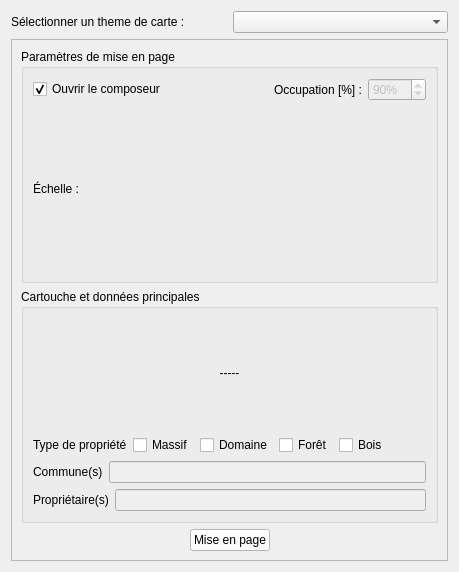
<?xml version="1.0" encoding="UTF-8"?>
<ui version="4.0">
 <class>none</class>
 <widget class="QWidget" name="none">
  <property name="geometry">
   <rect>
    <x>0</x>
    <y>0</y>
    <width>459</width>
    <height>572</height>
   </rect>
  </property>
  <property name="windowTitle">
   <string>Création de projet</string>
  </property>
  <layout class="QVBoxLayout" name="rootLayout">
   <item>
    <layout class="QHBoxLayout" name="projectLayout">
     <item>
      <widget class="QLabel" name="label_project">
       <property name="text">
        <string>Sélectionner un theme de carte :</string>
       </property>
      </widget>
     </item>
     <item>
      <widget class="QComboBox" name="comboBox_projects"/>
     </item>
    </layout>
   </item>
   <item>
    <layout class="QVBoxLayout" name="verticalLayout">
     <item>
      <widget class="QScrollArea" name="scrollArea">
       <property name="widgetResizable">
        <bool>true</bool>
       </property>
       <widget class="QWidget" name="scrollAreaWidgetContents">
        <property name="geometry">
         <rect>
          <x>0</x>
          <y>0</y>
          <width>435</width>
          <height>494</height>
         </rect>
        </property>
        <layout class="QVBoxLayout" name="scrollMainLayout">
         <item>
          <layout class="QVBoxLayout" name="verticalLayout_2">
           <item>
            <widget class="QGroupBox" name="groupBox">
             <property name="title">
              <string>Paramètres de mise en page</string>
             </property>
             <layout class="QVBoxLayout">
              <item>
               <layout class="QHBoxLayout" name="optionsLayout_2">
                <item>
                 <widget class="QCheckBox" name="cb_composeur">
                  <property name="text">
                   <string>Ouvrir le composeur</string>
                  </property>
                  <property name="checked">
                   <bool>true</bool>
                  </property>
                 </widget>
                </item>
                <item>
                 <spacer name="optionsSpacer_2">
                  <property name="orientation">
                   <enum>Qt::Horizontal</enum>
                  </property>
                  <property name="sizeHint" stdset="0">
                   <size>
                    <width>0</width>
                    <height>0</height>
                   </size>
                  </property>
                 </spacer>
                </item>
                <item>
                 <widget class="QLabel" name="label_occup">
                  <property name="toolTip">
                   <string>Occupation des entitées sur la mise en page</string>
                  </property>
                  <property name="text">
                   <string>Occupation [%] :</string>
                  </property>
                 </widget>
                </item>
                <item>
                 <widget class="QgsDoubleSpinBox" name="dsb_occup">
                  <property name="enabled">
                   <bool>false</bool>
                  </property>
                  <property name="toolTip">
                   <string>Occupation des entitées sur la mise en page</string>
                  </property>
                  <property name="suffix">
                   <string>%</string>
                  </property>
                  <property name="decimals">
                   <number>0</number>
                  </property>
                  <property name="singleStep">
                   <double>5.000000000000000</double>
                  </property>
                  <property name="value">
                   <double>90.000000000000000</double>
                  </property>
                 </widget>
                </item>
               </layout>
              </item>
              <item>
               <layout class="QHBoxLayout" name="scaleLayout">
                <item>
                 <widget class="QLabel" name="scale">
                  <property name="text">
                   <string>Échelle :</string>
                  </property>
                 </widget>
                </item>
                <item>
                 <widget class="QLabel" name="scaleBox">
                  <property name="text">
                   <string/>
                  </property>
                 </widget>
                </item>
                <item>
                 <spacer name="horizontalSpacer">
                  <property name="orientation">
                   <enum>Qt::Horizontal</enum>
                  </property>
                  <property name="sizeHint" stdset="0">
                   <size>
                    <width>0</width>
                    <height>0</height>
                   </size>
                  </property>
                 </spacer>
                </item>
               </layout>
              </item>
             </layout>
            </widget>
           </item>
          </layout>
         </item>
         <item>
          <layout class="QVBoxLayout" name="verticalLayout_4">
           <item>
            <widget class="QGroupBox" name="groupBox_3">
             <property name="title">
              <string>Cartouche et données principales</string>
             </property>
             <layout class="QVBoxLayout" name="cartoucheLayout_2">
              <item>
               <layout class="QHBoxLayout" name="horizontalLayout">
                <item>
                 <widget class="QLabel" name="forest_name">
                  <property name="text">
                   <string>&lt;html&gt;&lt;head/&gt;&lt;body&gt;&lt;p align=&quot;center&quot;&gt;-----&lt;/p&gt;&lt;/body&gt;&lt;/html&gt;</string>
                  </property>
                 </widget>
                </item>
               </layout>
              </item>
              <item>
               <layout class="QHBoxLayout" name="typeLayout_2">
                <item>
                 <widget class="QLabel" name="label_6">
                  <property name="text">
                   <string>Type de propriété</string>
                  </property>
                 </widget>
                </item>
                <item>
                 <widget class="QCheckBox" name="checkBox_massif">
                  <property name="text">
                   <string>Massif</string>
                  </property>
                 </widget>
                </item>
                <item>
                 <widget class="QCheckBox" name="checkBox_domaine">
                  <property name="text">
                   <string>Domaine</string>
                  </property>
                 </widget>
                </item>
                <item>
                 <widget class="QCheckBox" name="checkBox_foret">
                  <property name="text">
                   <string>Forêt</string>
                  </property>
                 </widget>
                </item>
                <item>
                 <widget class="QCheckBox" name="checkBox_bois">
                  <property name="text">
                   <string>Bois</string>
                  </property>
                 </widget>
                </item>
                <item>
                 <spacer name="horizontalSpacer_4">
                  <property name="orientation">
                   <enum>Qt::Horizontal</enum>
                  </property>
                  <property name="sizeHint" stdset="0">
                   <size>
                    <width>0</width>
                    <height>0</height>
                   </size>
                  </property>
                 </spacer>
                </item>
               </layout>
              </item>
              <item>
               <layout class="QHBoxLayout" name="communeLayout_2">
                <item>
                 <widget class="QLabel" name="label_7">
                  <property name="text">
                   <string>Commune(s)</string>
                  </property>
                 </widget>
                </item>
                <item>
                 <widget class="QLineEdit" name="lineEdit_city">
                  <property name="enabled">
                   <bool>false</bool>
                  </property>
                 </widget>
                </item>
               </layout>
              </item>
              <item>
               <layout class="QHBoxLayout" name="ownerLayout_2">
                <item>
                 <widget class="QLabel" name="label_8">
                  <property name="text">
                   <string>Propriétaire(s)</string>
                  </property>
                 </widget>
                </item>
                <item>
                 <widget class="QLineEdit" name="lineEdit_owner">
                  <property name="enabled">
                   <bool>false</bool>
                  </property>
                 </widget>
                </item>
               </layout>
              </item>
             </layout>
            </widget>
           </item>
          </layout>
         </item>
         <item>
          <layout class="QHBoxLayout" name="buttonsLayout">
           <item>
            <spacer name="buttonsSpacer">
             <property name="orientation">
              <enum>Qt::Horizontal</enum>
             </property>
             <property name="sizeHint" stdset="0">
              <size>
               <width>0</width>
               <height>0</height>
              </size>
             </property>
            </spacer>
           </item>
           <item>
            <widget class="QPushButton" name="layout">
             <property name="styleSheet">
              <string notr="true">background-color: rgb(249, 255, 248);</string>
             </property>
             <property name="text">
              <string>Mise en page</string>
             </property>
            </widget>
           </item>
           <item>
            <spacer name="horizontalSpacer_2">
             <property name="orientation">
              <enum>Qt::Horizontal</enum>
             </property>
             <property name="sizeHint" stdset="0">
              <size>
               <width>0</width>
               <height>0</height>
              </size>
             </property>
            </spacer>
           </item>
          </layout>
         </item>
        </layout>
       </widget>
      </widget>
     </item>
    </layout>
   </item>
  </layout>
 </widget>
 <customwidgets>
  <customwidget>
   <class>QgsDoubleSpinBox</class>
   <extends>QDoubleSpinBox</extends>
   <header>qgsdoublespinbox.h</header>
  </customwidget>
 </customwidgets>
 <resources/>
 <connections/>
</ui>
